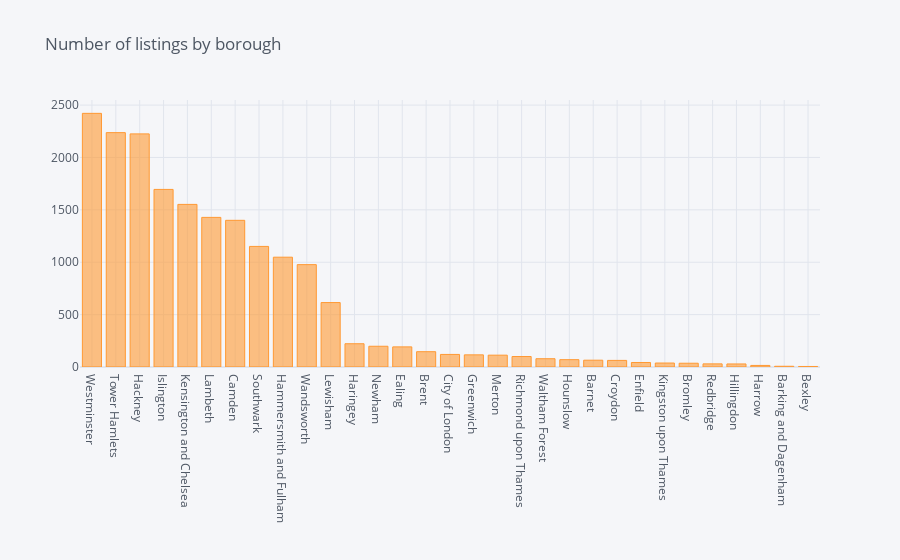

Here is the notebook cell this chart was saved with:
### Code cell
#grouped_df is a pandas.series object which does not have a iplot method when not linked to plotly. 
# Hence we need cufflinks to link plotly to pandas and add the iplot method:
import cufflinks as cf
cf.go_offline()
cf.set_config_file(offline=False, world_readable=True)
 
 
grouped_2015 = listings_2015.groupby('neighbourhood').count()[['name']].sort_values('name' , ascending = False)
grouped_2016 = listings_2016.groupby('neighbourhood').count()[['name']].sort_values('name' , ascending = False)
grouped_2017 = listings_2017.groupby('neighbourhood').count()[['name']].sort_values('name' , ascending = False)
grouped_2018 = listings_2018.groupby('neighbourhood').count()[['name']].sort_values('name' , ascending = False)
grouped_2019 = listings_2019.groupby('neighbourhood').count()[['name']].sort_values('name' , ascending = False)


grouped_2015.iplot(kind = 'bar' ,title='Number of listings by borough')

### Figure 1 — Plotly figure (JSON) as saved in the notebook; plotly's stock layout.template omitted (floating-point values rounded to 4 significant figures)
{"data": [{"marker": {"color": "rgba(255, 153, 51, 0.6)", "line": {"color": "rgba(255, 153, 51, 1.0)", "width": 1}}, "name": "name", "orientation": "v", "text": "", "type": "bar", "x": ["Westminster", "Tower Hamlets", "Hackney", "Islington", "Kensington and Chelsea", "Lambeth", "Camden", "Southwark", "Hammersmith and Fulham", "Wandsworth", "Lewisham", "Haringey", "Newham", "Ealing", "Brent", "City of London", "Greenwich", "Merton", "Richmond upon Thames", "Waltham Forest", "Hounslow", "Barnet", "Croydon", "Enfield", "Kingston upon Thames", "Bromley", "Redbridge", "Hillingdon", "Harrow", "Barking and Dagenham", "Bexley"], "y": [2421, 2237, 2225, 1695, 1552, 1428, 1400, 1151, 1048, 977, 615, 222, 198, 192, 146, 120, 116, 113, 100, 79, 70, 65, 63, 43, 38, 36, 30, 29, 15, 7, 5]}], "layout": {"legend": {"bgcolor": "#F5F6F9", "font": {"color": "#4D5663"}}, "paper_bgcolor": "#F5F6F9", "plot_bgcolor": "#F5F6F9", "title": {"font": {"color": "#4D5663"}, "text": "Number of listings by borough"}, "xaxis": {"gridcolor": "#E1E5ED", "showgrid": true, "tickfont": {"color": "#4D5663"}, "title": {"font": {"color": "#4D5663"}, "text": ""}, "zerolinecolor": "#E1E5ED"}, "yaxis": {"gridcolor": "#E1E5ED", "showgrid": true, "tickfont": {"color": "#4D5663"}, "title": {"font": {"color": "#4D5663"}, "text": ""}, "zerolinecolor": "#E1E5ED"}}}
